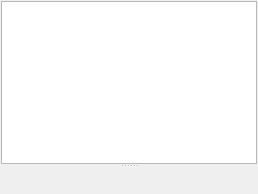
     <widget class="QWidget" name="tabAmbCard">
      <attribute name="title">
       <string>Мед.карта</string>
      </attribute>
      <layout class="QVBoxLayout" name="verticalLayout">
       <property name="margin">
        <number>1</number>
       </property>
       <item>
        <widget class="QSplitter" name="splitterAmbCard">
         <property name="orientation">
          <enum>Qt::Vertical</enum>
         </property>
         <widget class="CTextBrowser" name="txtClientInfoBrowserAmbCard">
          <property name="minimumSize">
           <size>
            <width>100</width>
            <height>100</height>
           </size>
          </property>
          <property name="maximumSize">
           <size>
            <width>16777215</width>
            <height>16777215</height>
           </size>
          </property>
          <property name="focusPolicy">
           <enum>Qt::ClickFocus</enum>
          </property>
          <property name="readOnly">
           <bool>true</bool>
          </property>
          <property name="html">
           <string>&lt;!DOCTYPE HTML PUBLIC &quot;-//W3C//DTD HTML 4.0//EN&quot; &quot;http://www.w3.org/TR/REC-html40/strict.dtd&quot;&gt;
&lt;html&gt;&lt;head&gt;&lt;meta name=&quot;qrichtext&quot; content=&quot;1&quot; /&gt;&lt;style type=&quot;text/css&quot;&gt;
p, li { white-space: pre-wrap; }
&lt;/style&gt;&lt;/head&gt;&lt;body style=&quot; font-family:'MS Shell Dlg 2'; font-size:8.25pt; font-weight:400; font-style:normal;&quot;&gt;
&lt;p style=&quot; margin-top:0px; margin-bottom:0px; margin-left:0px; margin-right:0px; -qt-block-indent:0; text-indent:0px;&quot;&gt;&lt;span style=&quot; font-size:8pt;&quot;&gt;&lt;br /&gt;&lt;/span&gt;&lt;/p&gt;&lt;/body&gt;&lt;/html&gt;</string>
          </property>
          <property name="textInteractionFlags">
           <set>Qt::TextBrowserInteraction</set>
          </property>
         </widget>
         <widget class="CAmbCardPage" name="tabAmbCardContent" native="true"/>
        </widget>
       </item>
      </layout>
     </widget>
